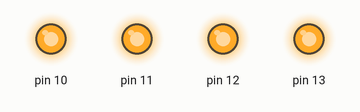
Recording of a sketch running on a simulated Arduino Uno, built with avr-gcc and run on an emulated ATmega328P. Parts: output pins drawn as LEDs (lit = HIGH).

Above: at 0.5 s.
At 2.7 s:
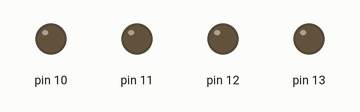
Timing chart, 0 to 3.5 s (numbered marks = the images above):
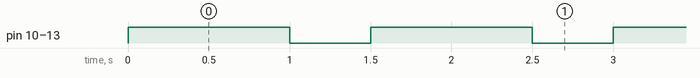

The sketch:

Blink3Toge.ino
```cpp
void setup() {
  // initialize digital pin LED_BUILTIN as an output.
  pinMode(13, OUTPUT);
  pinMode(12, OUTPUT);
  pinMode(11, OUTPUT);
  pinMode(10, OUTPUT);

}

// the loop function runs over and over again forever
void loop() {
  digitalWrite(13, HIGH);  // change state of the LED by setting the pin to the HIGH voltage level
   digitalWrite(12, HIGH);  // change state of the LED by setting the pin to the HIGH voltage level
   digitalWrite(11, HIGH);  // change state of the LED by setting the pin to the HIGH voltage level
   digitalWrite(10, HIGH);  // change state of the LED by setting the pin to the HIGH voltage level
  delay(1000);                      // wait for a second
  digitalWrite(13, LOW);   // change state of the LED by setting the pin to the LOW voltage level
  digitalWrite(12, LOW);  // change state of the LED by setting the pin to the HIGH voltage level
  digitalWrite(11, LOW);  // change state of the LED by setting the pin to the HIGH voltage level
  digitalWrite(10, LOW);  // change state of the LED by setting the pin to the HIGH voltage level
  delay(500);                      // wait for a second
}
```

Measured:
- by itself, pin 10–13: alternates HIGH for 1.0 s and LOW for 0.50 s
